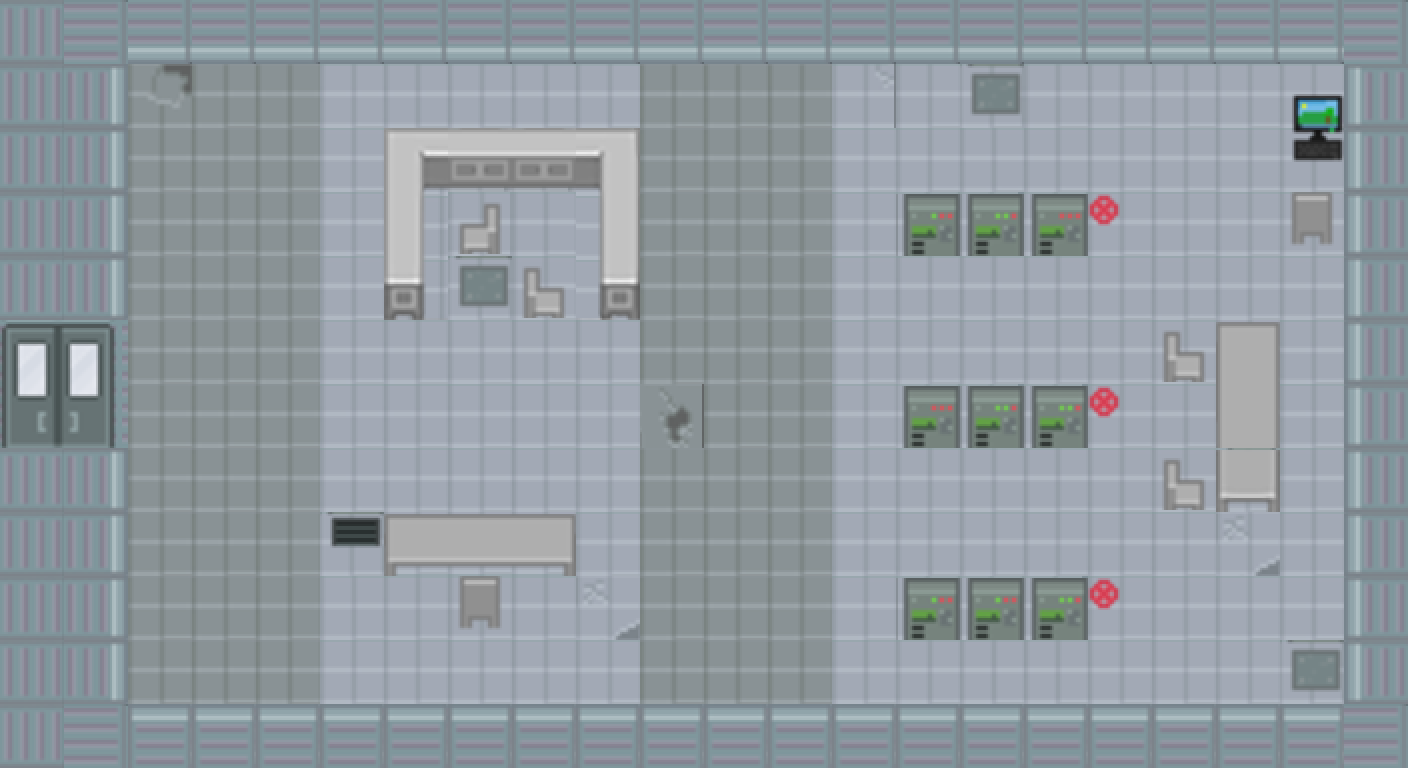

This is a level from a 2D game, rendered from its Tiled map with the project's own tilesets. A one-line summary and the complete map file follow:
An orthogonal 22x12 tile map with 64x64 px tiles, 1 tile layer (Tile Layer 1).

<map version="1.8" tiledversion="1.8.2" orientation="orthogonal" renderorder="right-down" width="22" height="12" tilewidth="64" tileheight="64" infinite="0" nextlayerid="2" nextobjectid="1">
 <tileset firstgid="1" source="../tiles/factory64x64.tsx" />
 <layer id="1" name="Tile Layer 1" width="22" height="12">
  <data encoding="csv">
6,7,32,32,32,32,32,32,32,32,32,32,32,32,32,32,32,32,32,32,32,7,
6,31,126,101,101,1,1,1,1,1,101,101,101,3,1,144,1,1,1,1,154,5,
6,31,101,101,101,1,122,170,170,123,101,101,101,1,1,1,1,1,1,1,179,5,
6,31,101,101,101,1,147,166,1,148,101,101,101,1,118,119,117,189,1,1,164,5,
6,31,101,101,101,1,172,144,165,173,101,101,101,1,1,1,1,1,1,1,1,5,
70,71,101,101,101,1,1,1,1,1,101,101,101,1,1,1,1,1,165,162,1,5,
95,96,101,101,101,1,1,1,1,1,128,101,101,1,117,119,119,189,1,187,1,5,
6,31,101,101,101,1,1,1,1,1,101,101,101,1,1,1,1,1,165,167,1,5,
6,31,101,101,101,143,158,159,160,1,101,101,101,1,1,1,1,1,1,27,1,5,
6,31,101,101,101,1,1,164,1,27,101,101,101,1,118,118,119,189,1,1,1,5,
6,31,101,101,101,1,1,1,1,1,101,101,101,1,1,1,1,1,1,1,144,5,
6,7,30,30,30,30,30,30,30,30,30,30,30,30,30,30,30,30,30,30,30,7
</data>
 </layer>
</map>